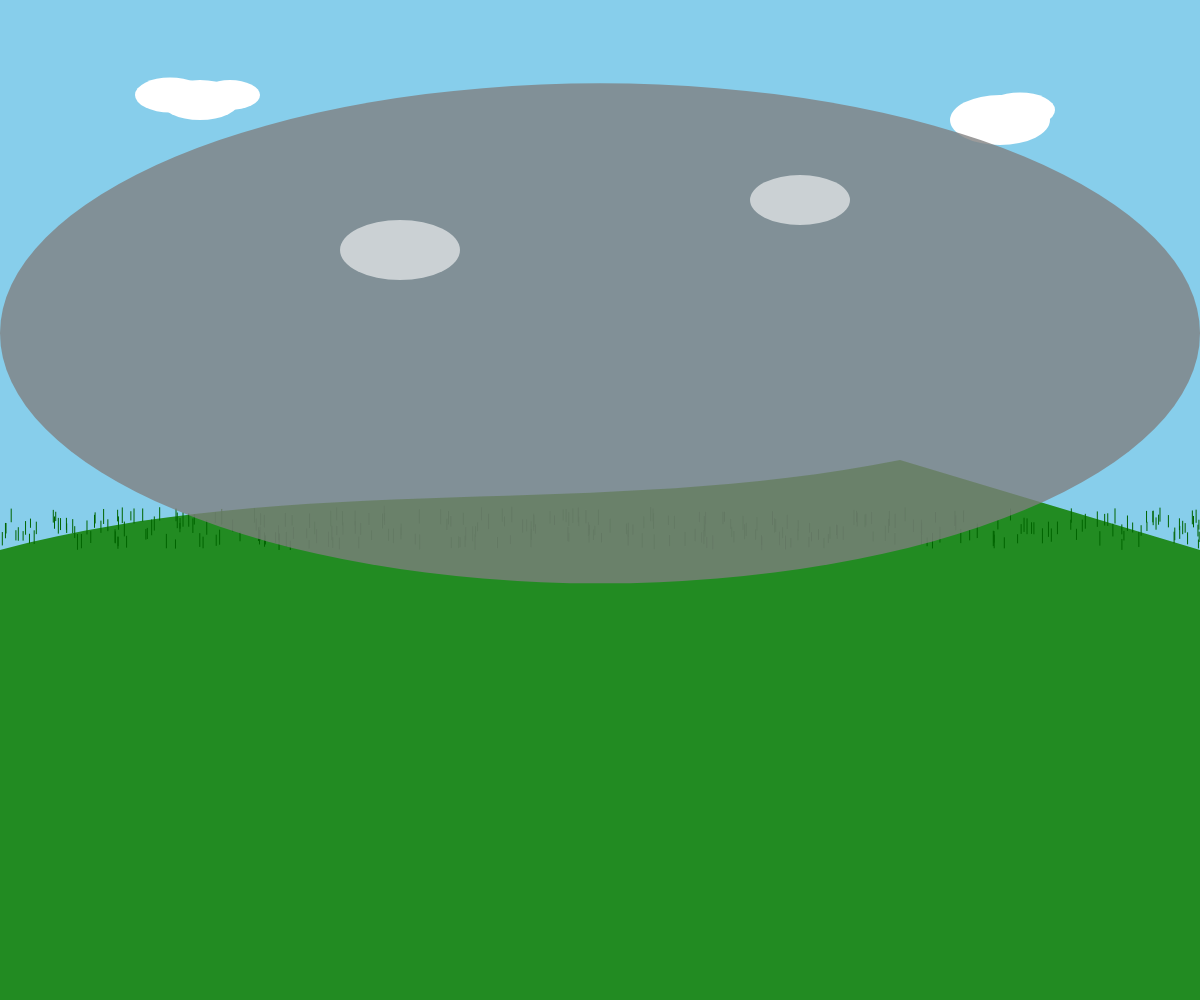
Frame 1 (no input)
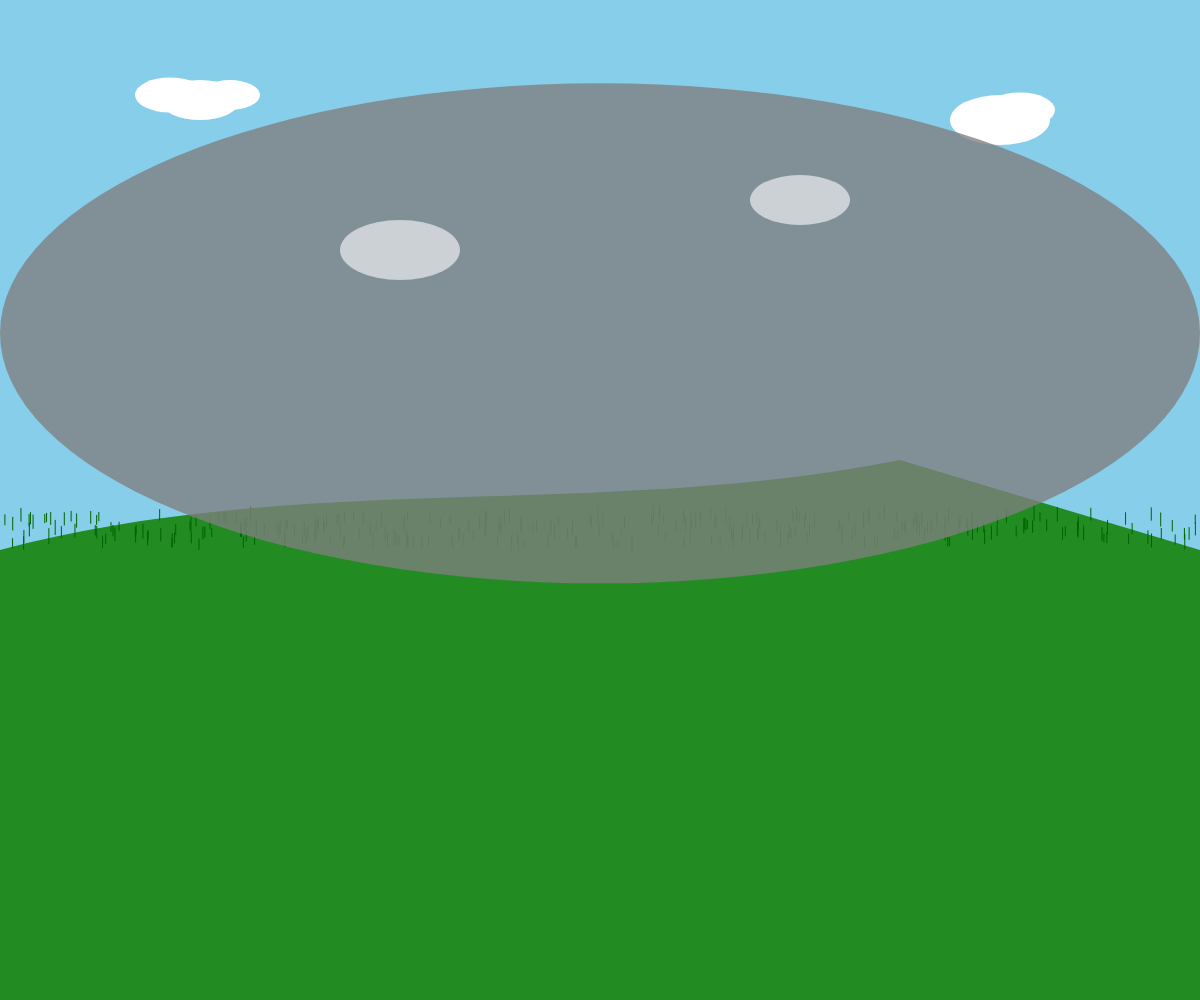
Frame 2 (the mouse pressed at the canvas centre, redrawn once)

The p5.js sketch that drew these frames (run headless with seeded random() and noise() and a simulated clock; the mouse was pressed at the canvas centre and the sketch redrawn once):

// p5.js sketch
// ── sketch.js
function setup() {
  createCanvas(windowWidth, windowHeight);
  noLoop();
}

function draw() {
  // Sky background
  background(135, 206, 235);
  
  // Distant clouds
  fill(255);
  noStroke();
  ellipse(200, 100, 80, 40);
  ellipse(230, 95, 60, 30);
  ellipse(170, 95, 70, 35);
  
  ellipse(width - 200, 120, 100, 50);
  ellipse(width - 180, 110, 70, 35);
  
  // Distant hill
  fill(34, 139, 34);
  beginShape();
  vertex(0, height/2 + 50);
  bezierVertex(width/4, height/2 - 30, width/2, height/2 + 20, width*3/4, height/2 - 40);
  vertex(width, height/2 + 50);
  vertex(width, height);
  vertex(0, height);
  endShape(CLOSE);
  
  // Foreground grass with hyper-sharp focus
  strokeWeight(1);
  for (let i = 0; i < 300; i++) {
    let x = random(width);
    let y = height/2 + random(20, 50);
    let len = random(8, 15);
    stroke(0, 100, 0);
    line(x, y, x, y - len);
  }
  
  // Soft focus for distant elements
  blendMode(DIFFERENCE);
  fill(255, 255, 255, 100);
  noStroke();
  ellipse(width/2, height/3, width, height/2);
  blendMode(BLEND);
  
  // Additional distant clouds with soft focus
  fill(255, 255, 255, 150);
  ellipse(width/3, height/4, 120, 60);
  ellipse(width*2/3, height/5, 100, 50);
}
